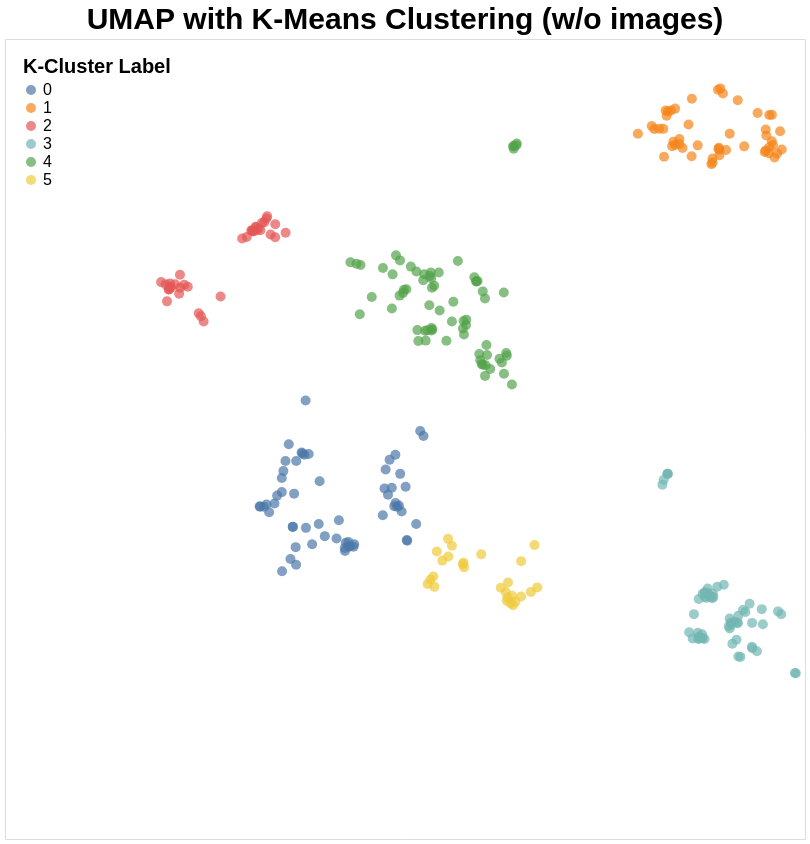
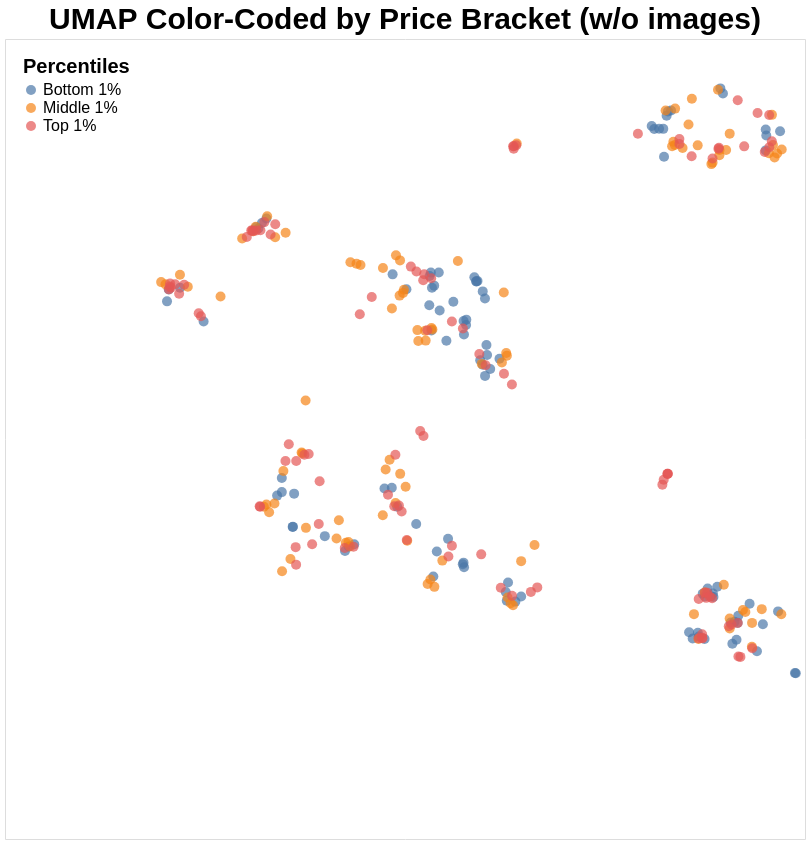

The notebook cell these images were saved under, in order:
### Code cell
#UMAP visualization without pictures and color coded by price and cluster label
umap_clusters.show()
umap_price.show()

### Figure 1 — Vega-Lite specification as saved in the notebook (floating-point values rounded to 4 significant figures; data arrays with more than 128 entries replaced by an {"elided": "..."} marker saying what was removed)
{"config": {"view": {"continuousWidth": 300, "continuousHeight": 300}, "title": {"fontSize": 30}}, "data": {"name": "data-fb5dc6c8c2b97743a2c8be38386350d5"}, "mark": {"type": "point", "filled": true, "size": 100}, "encoding": {"color": {"field": "labels", "legend": {"labelFontSize": 16, "orient": "top-left", "title": "K-Cluster Label", "titleFontSize": 20}, "type": "nominal"}, "tooltip": [{"field": "name", "type": "nominal"}, {"field": "subtype", "type": "nominal"}, {"field": "keywords", "type": "nominal"}, {"field": "color_identity", "type": "nominal"}, {"field": "price_usd", "type": "quantitative"}], "x": {"axis": null, "field": "x", "type": "quantitative"}, "y": {"axis": null, "field": "y", "type": "quantitative"}}, "height": 800, "title": "UMAP with K-Means Clustering (w/o images)", "width": 800, "$schema": "https://vega.github.io/schema/vega-lite/v6.1.0.json", "datasets": {"data-fb5dc6c8c2b97743a2c8be38386350d5": {"elided": "300 records"}}}

### Figure 2 — Vega-Lite specification as saved in the notebook (floating-point values rounded to 4 significant figures; data arrays with more than 128 entries replaced by an {"elided": "..."} marker saying what was removed)
{"config": {"view": {"continuousWidth": 300, "continuousHeight": 300}, "title": {"fontSize": 30}}, "data": {"name": "data-fb5dc6c8c2b97743a2c8be38386350d5"}, "mark": {"type": "point", "filled": true, "size": 100}, "encoding": {"color": {"field": "percentile", "legend": {"labelFontSize": 16, "orient": "top-left", "title": "Percentiles", "titleFontSize": 20}, "type": "nominal"}, "tooltip": [{"field": "name", "type": "nominal"}, {"field": "subtype", "type": "nominal"}, {"field": "keywords", "type": "nominal"}, {"field": "color_identity", "type": "nominal"}, {"field": "price_usd", "type": "quantitative"}], "x": {"axis": null, "field": "x", "type": "quantitative"}, "y": {"axis": null, "field": "y", "type": "quantitative"}}, "height": 800, "title": "UMAP Color-Coded by Price Bracket (w/o images)", "width": 800, "$schema": "https://vega.github.io/schema/vega-lite/v6.1.0.json", "datasets": {"data-fb5dc6c8c2b97743a2c8be38386350d5": {"elided": "300 records"}}}
